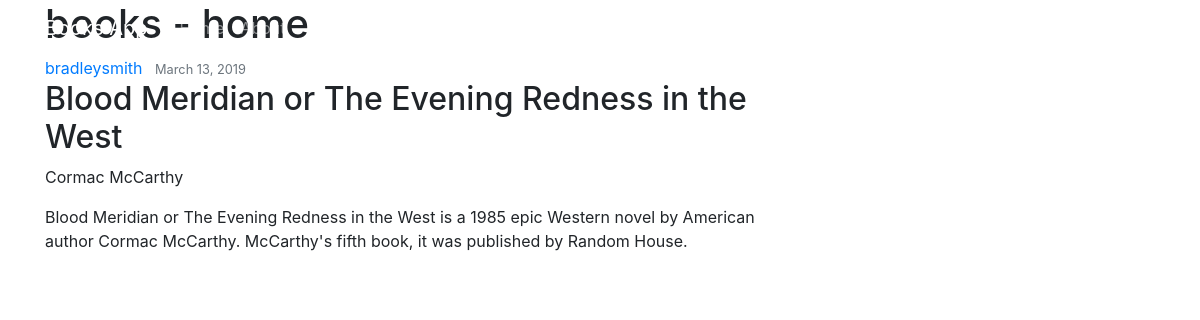
Screenshot of /books/post/6/ with the database file from the repository.
### books/models.py (models this page shows, shortened)
class Post(models.Model):
	title = models.CharField(max_length=100)
	book_author = models.CharField(max_length=100)				## book author
	summary = models.TextField()								## book summary field
	date_posted = models.DateTimeField(default=timezone.now)
	author = models.ForeignKey(User, on_delete=models.CASCADE, default='', null=True, blank=True)	## post author // one to many relationship b/t User and Post

### books/views.py (the view)
# urls.py: path('post/<int:pk>/', PostDetailView.as_view(), name='post-detail'),			## read book
class PostDetailView(DetailView):
	model = Post
	template_name = 'books/post_detail.html'

### books/templates/books/post_detail.html (shortened to what this page needs)
{% extends "books/base.html" %}
{% block content %}
	<h1> books - home </h1>
		<article class="media content-section">
		  <div class="media-body">
		    <div class="article-metadata">
		      <a class="mr-2" href="#">{{ object.author }}</a>
		      <small class="text-muted">{{ object.date_posted|date:"F d, Y" }}</small>
		    </div>
		    <h2 class="article-title">{{ object.title }}</h2>
		    	<p class="article-content">{{ object.book_author }}</p>
		    	<p class="article-content">{{ object.summary }}</p>
		  </div>
		</article>
{% endblock content %}

### rows the page displays
Post: author "bradleysmith", date_posted "March 13, 2019", title "Blood Meridian or The Evening Redness in the West", book_author "Cormac McCarthy", summary "Blood Meridian or The Evening Redness in the West is a 1985 epic Western novel by American author Cormac McCarthy. McCarthy's fifth book, it was published by Random House."
